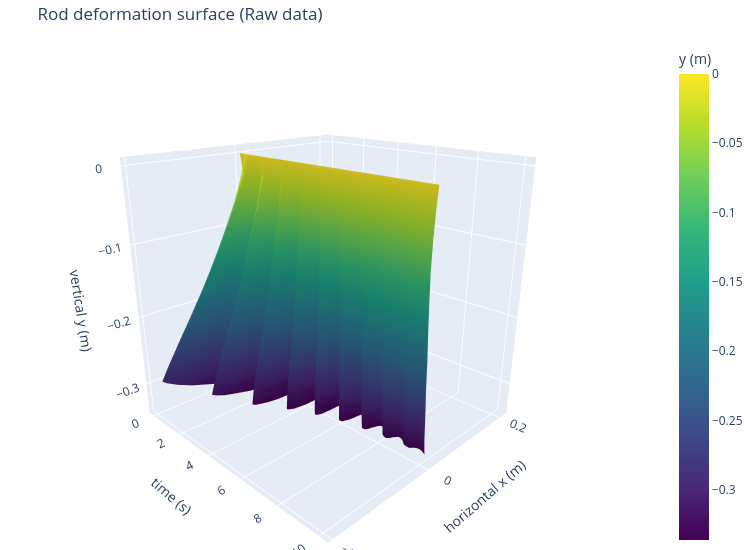

The cell this chart's notebook holds for it:
### Code cell
import numpy as np
import plotly.graph_objects as go

# Subsample frames for speed (every 4th frame)
_stride = 1
_frames = np.arange(0, n_frames, _stride)
_n_pts  = N_VIDEO_PTS

# Grids: rows = spatial nodes, cols = subsampled frames
X_grid = x_m[_frames, :].T                        # (n_pts, n_t)  horizontal position
T_grid = np.tile(t_raw[_frames], (_n_pts, 1))      # (n_pts, n_t)  time
Y_grid = y_m[_frames, :].T                        # (n_pts, n_t)  vertical position

# ── Plotly 3D surface (rotatable) ─────────────────────────────────────────
fig3d = go.Figure(go.Surface(
    x=T_grid,
    y=X_grid,
    z=Y_grid,
    colorscale='viridis',
    colorbar=dict(title='y (m)'),
))
fig3d.update_layout(
    title='Rod deformation surface (Raw data)',
    scene=dict(
        xaxis_title='time (s)',
        yaxis_title='horizontal x (m)',
        zaxis_title='vertical y (m)',
        camera=dict(eye=dict(x=1.5, y=-1.5, z=0.8))
    ),
    width=750, height=550, margin=dict(l=0, r=0, t=40, b=0)
)
fig3d.show()

# ── Static Matplotlib version (saved to file) ─────────────────────────────
# fig2, ax2 = plt.subplots(figsize=(8, 5), dpi=100,
#                           subplot_kw=dict(projection='3d'))
# ax2.plot_surface(X_grid, T_grid, Y_grid,
#                  cmap='viridis', linewidth=0, antialiased=True, alpha=0.85)
# ax2.set_xlabel('Horizontal x (m)')
# ax2.set_ylabel('Time (s)')
# ax2.set_zlabel('Vertical y (m)')
# ax2.set_title('Rod deformation surface')
# plt.tight_layout()
# plt.savefig('../Figure_1.png', dpi=150, bbox_inches='tight')
# plt.show()

### Figure 1 — Plotly figure (JSON) as saved in the notebook; plotly's stock layout.template omitted (floating-point values rounded to 4 significant figures; data arrays with more than 128 entries replaced by an {"elided": "..."} marker saying what was removed)
{"data": [{"colorbar": {"title": {"text": "y (m)"}}, "colorscale": [[0, "#440154"], [0.1111, "#482878"], [0.2222, "#3e4989"], [0.3333, "#31688e"], [0.4444, "#26828e"], [0.5556, "#1f9e89"], [0.6667, "#35b779"], [0.7778, "#6ece58"], [0.8889, "#b5de2b"], [1, "#fde725"]], "type": "surface", "x": {"elided": "25x213 float values"}, "y": {"elided": "25x213 float values"}, "z": {"elided": "25x213 float values"}}], "layout": {"height": 550, "margin": {"b": 0, "l": 0, "r": 0, "t": 40}, "scene": {"camera": {"eye": {"x": 1.5, "y": -1.5, "z": 0.8}}, "xaxis": {"title": {"text": "time (s)"}}, "yaxis": {"title": {"text": "horizontal x (m)"}}, "zaxis": {"title": {"text": "vertical y (m)"}}}, "title": {"text": "Rod deformation surface (Raw data)"}, "width": 750}}
